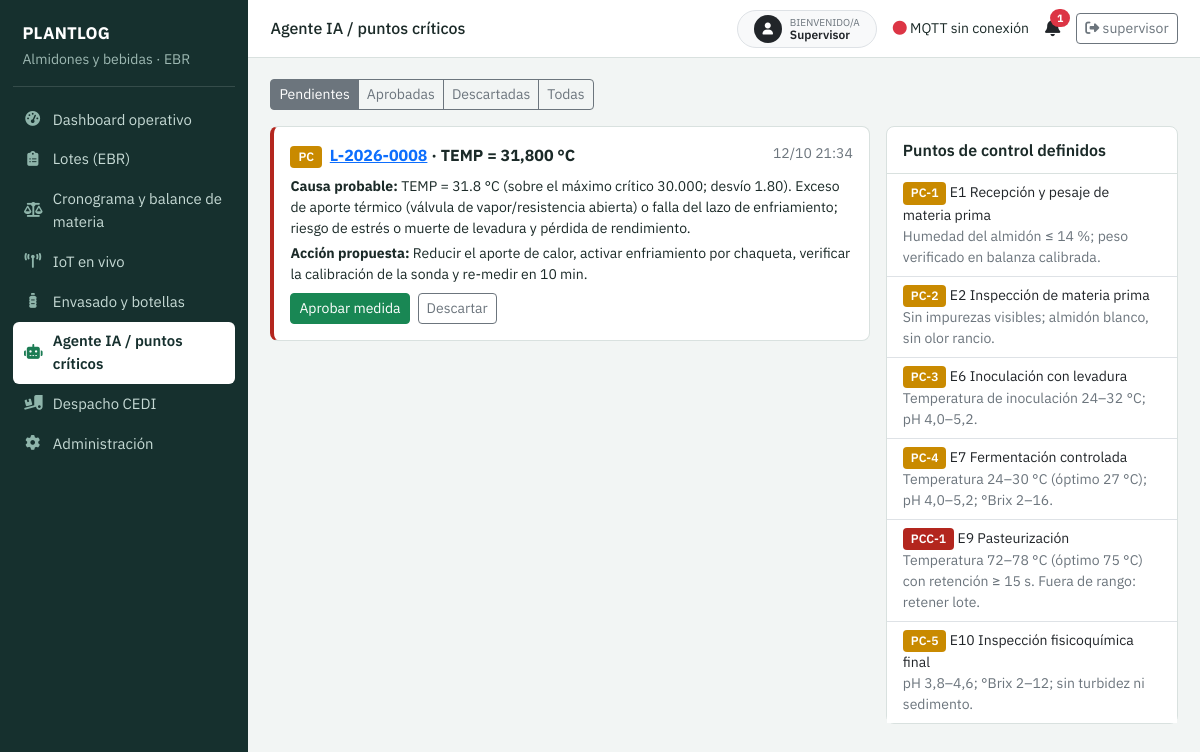
/agente-ia/ (signed in), run on the app's committed database.
### mes/models.py (models this page shows, shortened)
class AlertaAgenteIA(models.Model):
    ESTADOS = [("PENDIENTE", "Pendiente"), ("APROBADO", "Aprobado"), ("RECHAZADO", "Rechazado")]
    lote = models.ForeignKey(Lote, on_delete=models.CASCADE, related_name="alertas")
    etapa = models.ForeignKey(EtapaReceta, null=True, on_delete=models.SET_NULL)
    variable = models.ForeignKey(Variable, on_delete=models.PROTECT)
    lectura = models.ForeignKey(LecturaProceso, on_delete=models.CASCADE, related_name="alertas")
    tipo_control = models.CharField(max_length=3, choices=LimiteControl.TIPOS, default="PC")
    sentido = models.CharField(max_length=5, blank=True)  # ALTO / BAJO
    explicacion_causa = models.TextField()
    accion_propuesta = models.TextField()
    estado = models.CharField(max_length=10, choices=ESTADOS, default="PENDIENTE", db_index=True)
    auditado_por = models.ForeignKey(settings.AUTH_USER_MODEL, null=True, blank=True, on_delete=models.SET_NULL)
    fecha_aprobacion = models.DateTimeField(null=True, blank=True)
    creada = models.DateTimeField(auto_now_add=True)
    class Meta:
        ordering = ["-creada"]
        verbose_name, verbose_name_plural = "Alerta del agente IA", "Alertas del agente IA"

class Lote(models.Model):
    ESTADOS = [("PLANIFICADO", "Planificado"), ("EN_PROCESO", "En proceso"), ("ENVASADO", "Envasado"),
               ("FINALIZADO", "Finalizado"), ("DETENIDO", "Detenido")]
    codigo = models.CharField("Código de lote", max_length=40, unique=True)
    orden = models.ForeignKey(OrdenProduccion, on_delete=models.PROTECT, related_name="lotes")
    receta = models.ForeignKey(RecetaProceso, on_delete=models.PROTECT, related_name="lotes")
    fecha_inicio = models.DateTimeField("Fecha y minuto de inicio", default=timezone.now)
    fecha_fin = models.DateTimeField(null=True, blank=True)
    estado = models.CharField(max_length=12, choices=ESTADOS, default="EN_PROCESO")
    class Meta:
        ordering = ["-fecha_inicio"]
        verbose_name, verbose_name_plural = "Lote (EBR)", "Lotes (EBR)"

class Variable(models.Model):
    codigo = models.CharField(max_length=10, unique=True, help_text="TEMP, PH, BRIX, PRESION")
    nombre = models.CharField(max_length=80)
    unidad = models.CharField(max_length=15)

class LecturaProceso(models.Model):
    ORIGENES = [("ESP32", "Sensor ESP32"), ("MANUAL", "Manual")]
    lote = models.ForeignKey(Lote, on_delete=models.CASCADE, related_name="lecturas")
    etapa = models.ForeignKey(EtapaReceta, null=True, blank=True, on_delete=models.SET_NULL)
    variable = models.ForeignKey(Variable, on_delete=models.PROTECT)
    tanque = models.ForeignKey(Tanque, null=True, blank=True, on_delete=models.SET_NULL)
    valor_medido = models.DecimalField(max_digits=10, decimal_places=3)
    timestamp = models.DateTimeField(default=timezone.now, db_index=True)
    origen = models.CharField(max_length=6, choices=ORIGENES, default="ESP32")
    class Meta:
        ordering = ["timestamp"]
        indexes = [models.Index(fields=["lote", "variable", "timestamp"])]

class EtapaReceta(models.Model):
    OPERACION, INSPECCION, DEMORA = "OP", "INS", "DEM"
    TIPOS = [(OPERACION, "Operación"), (INSPECCION, "Inspección"), (DEMORA, "Espera / Demora")]  # ASME Y15.3
    receta = models.ForeignKey(RecetaProceso, on_delete=models.CASCADE, related_name="etapas")
    numero = models.PositiveSmallIntegerField("N° de etapa")
    nombre = models.CharField(max_length=160)
    tipo = models.CharField(max_length=3, choices=TIPOS, default=OPERACION)
    equipo = models.ForeignKey(Equipo, null=True, blank=True, on_delete=models.SET_NULL)
    tiempo_trabajo_min = models.PositiveIntegerField("Tiempo de trabajo (min)", default=0)
    tiempo_espera_min = models.PositiveIntegerField("Tiempo de espera (min)", default=0)
    personas_requeridas = models.PositiveSmallIntegerField(default=1)
    rendimiento_esperado_pct = models.DecimalField("Rendimiento esperado (%)", max_digits=5, decimal_places=2, default=100)
    es_pc = models.BooleanField("Punto de Control (PC)", default=False)
    es_pcc = models.BooleanField("Punto Crítico de Control (PCC)", default=False)
    codigo_control = models.CharField("Código PC/PCC", max_length=10, blank=True, help_text="Ej. PC-1, PCC-1")
    especificacion_critica = models.TextField("Especificación crítica / límites", blank=True)
    class Meta:
        ordering = ["receta", "numero"]
        unique_together = [("receta", "numero")]
        verbose_name, verbose_name_plural = "Etapa de receta", "Etapas de receta"

### mes/views.py (the view)
# urls.py: path("agente-ia/", views.alertas_lista, name="alertas"),
@login_required
def alertas_lista(request):
    estado = request.GET.get("estado", "PENDIENTE")
    qs = AlertaAgenteIA.objects.select_related("lote", "etapa", "variable", "lectura", "auditado_por")
    return render(request, "mes/alertas_lista.html", {
        "alertas": qs.filter(estado=estado) if estado != "TODAS" else qs, "estado": estado,
        "puntos": EtapaReceta.objects.filter(Q(es_pc=True) | Q(es_pcc=True)).select_related("receta")})

### mes/context_processors.py (called while the page is built)
def _broker_activo():
    ok = cache.get("mqtt_ok")
    if ok is None:
        try:
            with socket.create_connection((settings.MQTT_BROKER_HOST, settings.MQTT_BROKER_PORT), timeout=0.25):
                ok = True
        except OSError:
            ok = False
        cache.set("mqtt_ok", ok, 15)
    return ok

def estado_global(request):
    if not request.user.is_authenticated:
        return {}
    from .models import AlertaAgenteIA
    return {
        "alertas_pendientes": AlertaAgenteIA.objects.filter(estado="PENDIENTE").count(),
        "mqtt_activo": _broker_activo(),
        "mqtt_host": f"{settings.MQTT_BROKER_HOST}:{settings.MQTT_BROKER_PORT}",
    }

### templates/mes/alertas_lista.html
{% extends "base.html" %}
{% block title %}Agente IA{% endblock %}{% block header %}Agente IA / puntos críticos{% endblock %}
{% block content %}
<div class="btn-group btn-group-sm mb-3">
  <a class="btn btn-outline-secondary {% if estado == 'PENDIENTE' %}active{% endif %}" href="?estado=PENDIENTE">Pendientes</a>
  <a class="btn btn-outline-secondary {% if estado == 'APROBADO' %}active{% endif %}" href="?estado=APROBADO">Aprobadas</a>
  <a class="btn btn-outline-secondary {% if estado == 'RECHAZADO' %}active{% endif %}" href="?estado=RECHAZADO">Descartadas</a>
  <a class="btn btn-outline-secondary {% if estado == 'TODAS' %}active{% endif %}" href="?estado=TODAS">Todas</a></div>
<div class="row g-3">
 <div class="col-lg-8">
  {% for a in alertas %}<div id="alerta-{{ a.pk }}" class="card-ebr agent mb-3"><div class="bd">
    <div class="d-flex justify-content-between"><div><span class="tag {% if a.tipo_control == 'PCC' %}pcc{% else %}pc{% endif %}">{{ a.tipo_control }}</span>
      <b class="ms-1"><a href="{% url 'mes:lote_control' a.lote.codigo %}">{{ a.lote.codigo }}</a> · {{ a.variable.codigo }} = {{ a.lectura.valor_medido }} {{ a.variable.unidad }}</b></div>
      <small class="text-secondary">{{ a.creada|date:"d/m H:i" }}</small></div>
    <p class="small mt-2 mb-1"><b>Causa probable:</b> {{ a.explicacion_causa }}</p><p class="small mb-2"><b>Acción propuesta:</b> {{ a.accion_propuesta }}</p>
    {% if a.estado == "PENDIENTE" %}<div class="agent-actions d-flex gap-2"><button class="btn btn-sm btn-success" data-alerta-id="{{ a.pk }}" data-alerta-accion="aprobar">Aprobar medida</button>
      <button class="btn btn-sm btn-outline-secondary" data-alerta-id="{{ a.pk }}" data-alerta-accion="descartar">Descartar</button></div>
    {% else %}<small class="text-secondary">{{ a.get_estado_display }} por {{ a.auditado_por|default:"—" }} el {{ a.fecha_aprobacion|date:"d/m/Y H:i" }}</small>{% endif %}
  </div></div>{% empty %}<div class="card-ebr bd text-secondary">No hay alertas en este estado.</div>{% endfor %}
 </div>
 <div class="col-lg-4"><div class="card-ebr"><div class="hd">Puntos de control definidos</div><ul class="list-group list-group-flush small">
  {% for e in puntos %}<li class="list-group-item"><span class="tag {% if e.es_pcc %}pcc{% else %}pc{% endif %}">{{ e.codigo_control }}</span> E{{ e.numero }} {{ e.nombre }}<br><span class="text-secondary">{{ e.especificacion_critica }}</span></li>{% endfor %}</ul></div></div>
</div>
{% endblock %}

### templates/base.html (shortened to what this page needs)
{% load static %}<!doctype html>
<html lang="es"><head>
<link href="https://cdn.jsdelivr.net/npm/bootstrap@5.3.3/dist/css/bootstrap.min.css" rel="stylesheet">
<link href="https://cdnjs.cloudflare.com/ajax/libs/font-awesome/6.5.2/css/all.min.css" rel="stylesheet">
<link href="{% static 'mes/css/mes.css' %}" rel="stylesheet">
</head><body>
{% with rn=request.resolver_match.url_name dest=request.GET.destino %}
<div class="app">
  <nav class="side" aria-label="Navegación principal">
    <div class="brand"><b>PLANTLOG</b><small>Almidones y bebidas · EBR</small></div>
    <a href="{% url 'mes:dashboard' %}" class="{% if rn == 'dashboard' %}on{% endif %}"><i class="fa-solid fa-gauge-high"></i>Dashboard operativo</a>
    <a href="{% url 'mes:lotes' %}?destino=control" class="{% if rn == 'lote_control' or dest == 'control' %}on{% endif %}"><i class="fa-solid fa-clipboard-list"></i>Lotes (EBR)</a>
    <a href="{% url 'mes:lotes' %}?destino=balance" class="{% if rn == 'balance' or dest == 'balance' %}on{% endif %}"><i class="fa-solid fa-scale-balanced"></i>Cronograma y balance de materia</a>
    <a href="{% url 'mes:lotes' %}?destino=iot" class="{% if dest == 'iot' %}on{% endif %}"><i class="fa-solid fa-tower-broadcast"></i>IoT en vivo</a>
    <a href="{% url 'mes:lotes' %}?destino=envasado" class="{% if rn == 'envasado' or dest == 'envasado' %}on{% endif %}"><i class="fa-solid fa-bottle-water"></i>Envasado y botellas</a>
    <a href="{% url 'mes:alertas' %}" class="{% if rn == 'alertas' %}on{% endif %}"><i class="fa-solid fa-robot"></i>Agente IA / puntos críticos</a>
    <a href="{% url 'mes:cedi' %}" class="{% if rn == 'cedi' %}on{% endif %}"><i class="fa-solid fa-truck-ramp-box"></i>Despacho CEDI</a>
    {% if user.is_staff %}<a href="{% url 'admin:index' %}"><i class="fa-solid fa-gear"></i>Administración</a>{% endif %}
  </nav>
  <div>
    <header class="topbar">
      <h1 class="h6 m-0">{% block header %}Planta piloto UPEC{% endblock %}</h1>
      <div class="d-flex align-items-center gap-3 small">
<div class="d-flex align-items-center gap-2 px-3 py-1 bg-light rounded-pill border">
    <div class="rounded-circle bg-dark text-white d-flex align-items-center justify-content-center" style="width: 28px; height: 28px; font-size: 12px;">
        <i class="fas fa-user"></i>
    </div>
    <div class="d-flex flex-column" style="line-height: 1.1;">
        <span style="font-size: 10px; color: #6c757d; text-transform: uppercase;">Bienvenido/a</span>
        <span style="font-size: 12px; font-weight: 600; color: #212529;">{% if user.is_authenticated %}{{ user.first_name|default:user.username|title }}{% else %}Invitado{% endif %}</span>
    </div>
</div>
        <span title="Broker MQTT {{ mqtt_host }}"><i class="fa-solid fa-circle {% if mqtt_activo %}text-success{% else %}text-danger{% endif %}"></i>
          MQTT {% if mqtt_activo %}conectado{% else %}sin conexión{% endif %}</span>
        <a href="{% url 'mes:alertas' %}" class="text-decoration-none position-relative text-dark" aria-label="Alertas pendientes">
          <span id="badge-alertas" class="badge rounded-pill bg-danger position-absolute top-0 start-100 translate-middle {% if not alertas_pendientes %}d-none{% endif %}">{{ alertas_pendientes|default:0 }}</span>
        </a>
        <form method="post" action="{% url 'logout' %}" class="m-0">{% csrf_token %}
          <button class="btn btn-sm btn-outline-secondary"><i class="fa-solid fa-right-from-bracket"></i> {{ user.username }}</button></form>
      </div>
    </header>
    <main class="main">
      {% block content %}{% endblock %}
    </main>
  </div>
</div>
{% endwith %}
</body></html>

### mes/static/mes/css/mes.css (style rules this page uses)
:root { --ink:#16302e;--ink-2:#21443f;--paper:#f2f5f4;--card:#fff;--line:#d9e1df;--leaf:#1c7c54;--pc:#c98a00;--pcc:#b3261e;--mute:#5d706e;--blue:#2b6a8f }
body { font-family:"IBM Plex Sans",system-ui,-apple-system,"Segoe UI",sans-serif;background:var(--paper);color:#1b2a28;font-variant-numeric:tabular-nums }
.app { display:grid;grid-template-columns:248px 1fr;min-height:100vh }
.side { background:var(--ink);color:#d3e2de;padding:1.1rem .8rem;position:sticky;top:0;height:100vh;overflow:auto }
.side .brand { padding:.2rem .6rem 1rem;border-bottom:1px solid #ffffff22;margin-bottom:.8rem }
.side .brand b { display:block;font-size:1.05rem;color:#fff;letter-spacing:.2px }
.side .brand small { color:#9db8b2 }
.side a { display:flex;gap:.7rem;align-items:center;color:#c5d9d4;text-decoration:none;padding:.55rem .7rem;border-radius:6px;font-size:.93rem }
.side a i { width:1.1rem;text-align:center;color:#8fb5ab }
.side a.on { background:#fff;color:var(--ink);font-weight:600 }
.side a.on i { color:var(--leaf) }
.topbar { display:flex;gap:1rem;align-items:center;justify-content:space-between;background:#fff;border-bottom:1px solid var(--line);padding:.6rem 1.4rem;position:sticky;top:0;z-index:20 }
.main { padding:1.3rem 1.4rem 3rem;max-width:1500px }
.card-ebr { background:var(--card);border:1px solid var(--line);border-radius:8px }
.card-ebr>.hd { padding:.7rem 1rem;border-bottom:1px solid var(--line);font-weight:600;display:flex;justify-content:space-between;align-items:center;gap:.5rem }
.card-ebr>.bd { padding:1rem }
.tag { display:inline-block;padding:.12rem .5rem;border-radius:4px;font-size:.76rem;font-weight:600;color:#fff }
.tag.pc { background:var(--pc) }
.tag.pcc { background:var(--pcc) }
.agent { border-left:4px solid var(--pcc) }

### data on the page
AlertaAgenteIA: tipo_control "PC", lote.codigo "L-2026-0008", variable.codigo "TEMP", lectura.valor_medido "31,800", variable.unidad "°C", creada "12/10 21:34", explicacion_causa "TEMP = 31.8 °C (sobre el máximo crítico 30.000; desvío 1.80). Exceso de aporte térmico (válvula de vapor/resistencia abierta) o falla del lazo de enfriamiento; riesgo de estrés o muerte de levadura y pérdida de rendimiento.", accion_propuesta "Reducir el aporte de calor, activar enfriamiento por chaqueta, verificar la calibración de la sonda y re-medir en 10 min."
EtapaReceta: codigo_control "PC-1", numero "1", nombre "Recepción y pesaje de materia prima", especificacion_critica "Humedad del almidón ≤ 14 %; peso verificado en balanza calibrada."
EtapaReceta: codigo_control "PC-2", numero "2", nombre "Inspección de materia prima", especificacion_critica "Sin impurezas visibles; almidón blanco, sin olor rancio."
EtapaReceta: codigo_control "PC-3", numero "6", nombre "Inoculación con levadura", especificacion_critica "Temperatura de inoculación 24–32 °C; pH 4,0–5,2."
EtapaReceta: codigo_control "PC-4", numero "7", nombre "Fermentación controlada", especificacion_critica "Temperatura 24–30 °C (óptimo 27 °C); pH 4,0–5,2; °Brix 2–16."
EtapaReceta: codigo_control "PCC-1", numero "9", nombre "Pasteurización", especificacion_critica "Temperatura 72–78 °C (óptimo 75 °C) con retención ≥ 15 s. Fuera de rango: retener lote."
EtapaReceta: codigo_control "PC-5", numero "10", nombre "Inspección fisicoquímica final", especificacion_critica "pH 3,8–4,6; °Brix 2–12; sin turbidez ni sedimento."

### other printed values
{{ user.first_name|default:user.username|title }} "Supervisor"
{{ alertas_pendientes|default:0 }} "1"
{{ user.username }} "supervisor"
